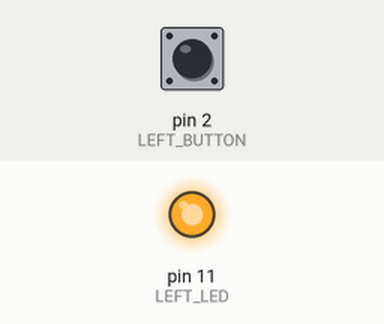
Bench run of a sketch on a simulated Arduino Uno, built with avr-gcc and run on an emulated ATmega328P. Shown: output pins drawn as LEDs (lit = HIGH). Inputs (shaded band) come from the test bench; at power-on: pin 2 (LEFT_BUTTON) HIGH.

Above: at 1.2 s.
1.3 s: pin 2 (LEFT_BUTTON) pulled LOW for 0.15 s
At 1.4 s:
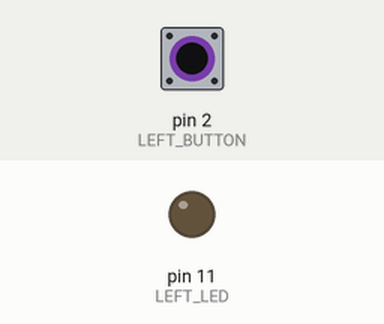
3.0 s: pin 2 (LEFT_BUTTON) pulled LOW for 3.2 s
At 6.6 s:
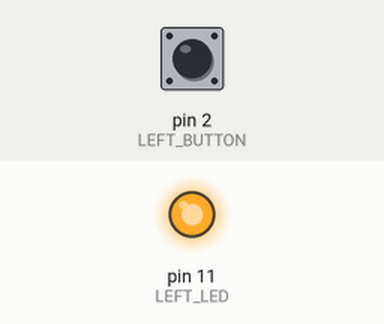
Timing chart, 0 to 8.1 s (numbered marks = the images above; inputs shaded):
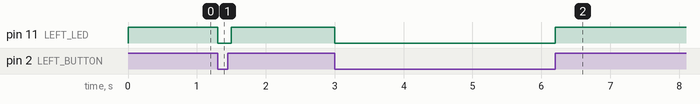

Measured:
- after the input at 1.3 s, pin 11 (LEFT_LED): HIGH → LOW at once, → HIGH 0.20 s later
- after the input at 3.0 s, pin 11 (LEFT_LED): HIGH → LOW at once, → HIGH 3.2 s later

The sketch:

button-controller.ino
```cpp
#define LEFT_BUTTON 2
#define LEFT_LED 11

void setup() {
  // put your setup code here, to run once:
  pinMode(LEFT_BUTTON, INPUT);
  pinMode(LEFT_LED, OUTPUT);
}

void loop() {
  // put your main code here, to run repeatedly:
  int leftValue = digitalRead(LEFT_BUTTON);

  if(leftValue == LOW){
    digitalWrite(LEFT_LED, LOW);
  }
  else{
    digitalWrite(LEFT_LED, HIGH);
  }
  delay(100);
}
```
